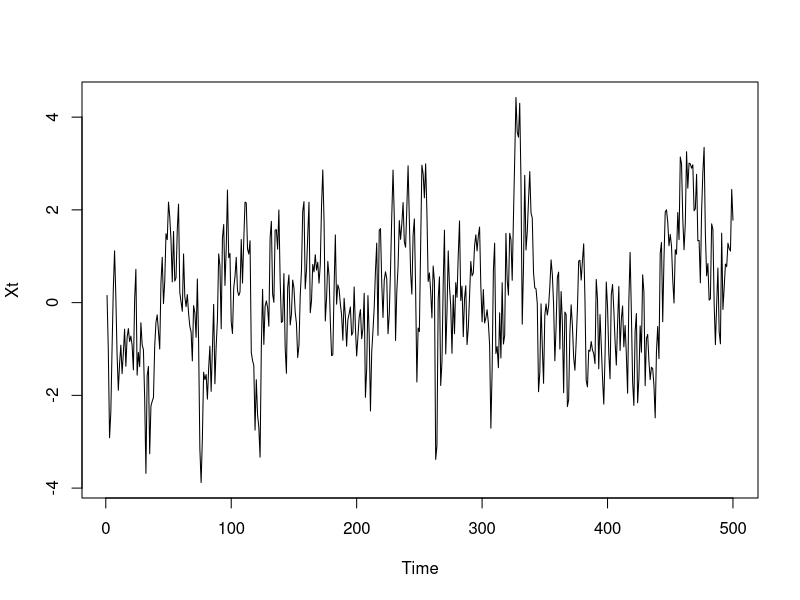
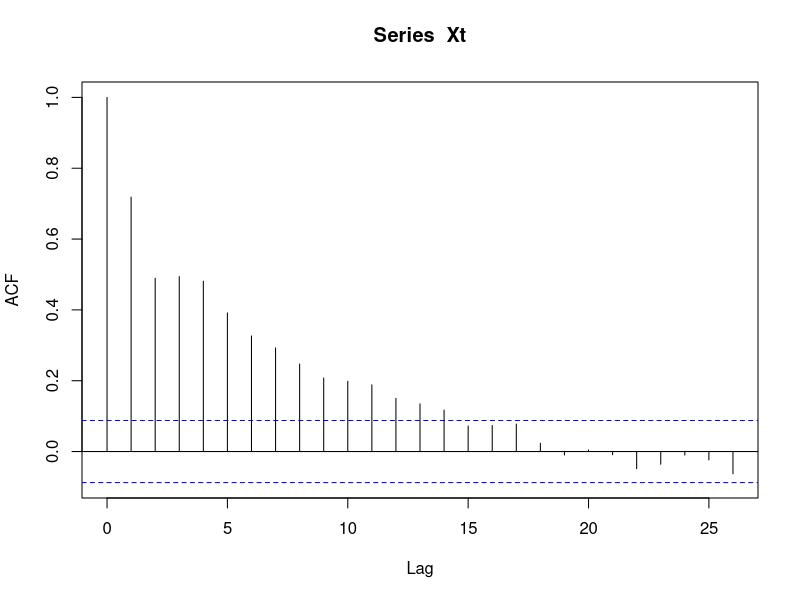
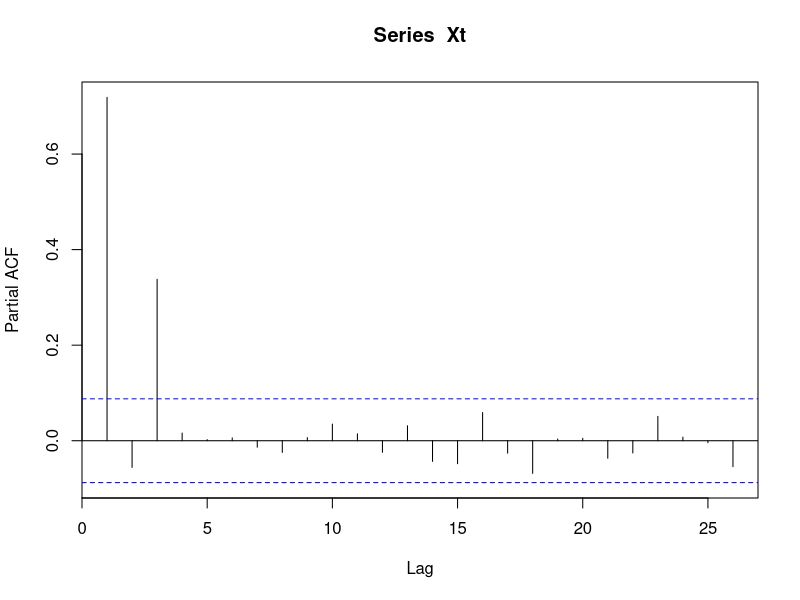

R code for these plots, in order:
## ---- chunk 1
knitr::opts_chunk$set(echo = TRUE)
## ---- chunk 2
set.seed(123456)
Xt <- arima.sim(list(ar = c(0.8, -1/3, 0.6/sqrt(3))), n = 500, sd = sqrt(0.8))
plot(Xt)
## ---- chunk 3
acf(Xt)
## ---- chunk 4
pacf(Xt)
## ---- chunk 5
t = mean(Xt)/(sd(Xt)/sqrt(length(Xt)))
t
## ---- chunk 6
# fit an ARIMA(3, 0, 0) or AR(3) model to the simulated time series
arima_fit <- arima(Xt, order = c(3, 0, 0), include.mean = FALSE)

# Coefficients of the AR model
arima_fit$coef

# Variance of Zt
arima_fit$sigma2
## ---- chunk 7
# fit an ARIMA(3, 0, 0) or AR(3) model to the simulated time series
arima_fit2 <- arima(Xt, order = c(3, 0, 0), method = "CSS", 
                    include.mean = FALSE)

# Coefficients of the AR model
arima_fit2$coef

# Variance of Zt
arima_fit2$sigma2
## ---- chunk 8
parameters = c(0.8, -1/3, 0.6/sqrt(3), 0.8)
estimates1 = c(arima_fit$coef, arima_fit$sigma2)
estimates2 = c(arima_fit2$coef, arima_fit2$sigma2)
data.frame(parameters = parameters, estimates1 = estimates1, 
           estimates2 = estimates2, diff1 = parameters - estimates1, 
           diff2 = parameters - estimates2, 
           row.names = c("alpha1", "alpha2", "alpha3", "sigma2"))
